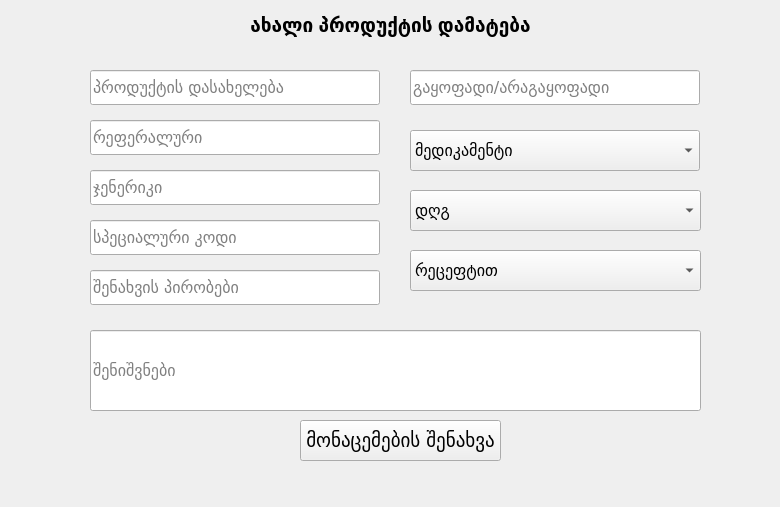
<?xml version="1.0" encoding="UTF-8"?>
<ui version="4.0">
 <class>Mater</class>
 <widget class="QWidget" name="Mater">
  <property name="geometry">
   <rect>
    <x>0</x>
    <y>0</y>
    <width>780</width>
    <height>507</height>
   </rect>
  </property>
  <property name="windowTitle">
   <string>Form</string>
  </property>
  <widget class="QPushButton" name="save_button">
   <property name="geometry">
    <rect>
     <x>300</x>
     <y>420</y>
     <width>201</width>
     <height>41</height>
    </rect>
   </property>
   <property name="font">
    <font>
     <family>BPG Glaho</family>
     <pointsize>14</pointsize>
    </font>
   </property>
   <property name="text">
    <string>მონაცემების შენახვა</string>
   </property>
  </widget>
  <widget class="QLabel" name="label">
   <property name="geometry">
    <rect>
     <x>230</x>
     <y>10</y>
     <width>321</width>
     <height>31</height>
    </rect>
   </property>
   <property name="font">
    <font>
     <pointsize>14</pointsize>
     <weight>75</weight>
     <bold>true</bold>
    </font>
   </property>
   <property name="text">
    <string>ახალი პროდუქტის დამატება</string>
   </property>
   <property name="alignment">
    <set>Qt::AlignCenter</set>
   </property>
  </widget>
  <widget class="QLineEdit" name="name">
   <property name="geometry">
    <rect>
     <x>90</x>
     <y>70</y>
     <width>290</width>
     <height>35</height>
    </rect>
   </property>
   <property name="font">
    <font>
     <family>BPG Glaho</family>
     <pointsize>12</pointsize>
    </font>
   </property>
   <property name="placeholderText">
    <string>პროდუქტის დასახელება</string>
   </property>
  </widget>
  <widget class="QLineEdit" name="referral">
   <property name="geometry">
    <rect>
     <x>90</x>
     <y>120</y>
     <width>290</width>
     <height>35</height>
    </rect>
   </property>
   <property name="font">
    <font>
     <family>BPG Glaho</family>
     <pointsize>12</pointsize>
    </font>
   </property>
   <property name="placeholderText">
    <string>რეფერალური</string>
   </property>
  </widget>
  <widget class="QLineEdit" name="generic">
   <property name="geometry">
    <rect>
     <x>90</x>
     <y>170</y>
     <width>290</width>
     <height>35</height>
    </rect>
   </property>
   <property name="font">
    <font>
     <family>BPG Glaho</family>
     <pointsize>12</pointsize>
    </font>
   </property>
   <property name="placeholderText">
    <string>ჯენერიკი</string>
   </property>
  </widget>
  <widget class="QLineEdit" name="spec_code">
   <property name="geometry">
    <rect>
     <x>90</x>
     <y>220</y>
     <width>290</width>
     <height>35</height>
    </rect>
   </property>
   <property name="font">
    <font>
     <family>BPG Glaho</family>
     <pointsize>12</pointsize>
    </font>
   </property>
   <property name="placeholderText">
    <string>სპეციალური კოდი</string>
   </property>
  </widget>
  <widget class="QLineEdit" name="storecon">
   <property name="geometry">
    <rect>
     <x>90</x>
     <y>270</y>
     <width>290</width>
     <height>35</height>
    </rect>
   </property>
   <property name="font">
    <font>
     <family>BPG Glaho</family>
     <pointsize>12</pointsize>
    </font>
   </property>
   <property name="placeholderText">
    <string>შენახვის პირობები</string>
   </property>
  </widget>
  <widget class="QComboBox" name="category">
   <property name="geometry">
    <rect>
     <x>410</x>
     <y>130</y>
     <width>290</width>
     <height>41</height>
    </rect>
   </property>
   <property name="font">
    <font>
     <family>BPG Glaho</family>
     <pointsize>12</pointsize>
    </font>
   </property>
   <item>
    <property name="text">
     <string>მედიკამენტი</string>
    </property>
   </item>
   <item>
    <property name="text">
     <string>არამედიკამენტი</string>
    </property>
   </item>
  </widget>
  <widget class="QLineEdit" name="division">
   <property name="geometry">
    <rect>
     <x>410</x>
     <y>70</y>
     <width>290</width>
     <height>35</height>
    </rect>
   </property>
   <property name="font">
    <font>
     <family>BPG Glaho</family>
     <pointsize>12</pointsize>
    </font>
   </property>
   <property name="placeholderText">
    <string>გაყოფადი/არაგაყოფადი</string>
   </property>
  </widget>
  <widget class="QComboBox" name="cc">
   <property name="geometry">
    <rect>
     <x>410</x>
     <y>190</y>
     <width>291</width>
     <height>41</height>
    </rect>
   </property>
   <property name="font">
    <font>
     <pointsize>12</pointsize>
    </font>
   </property>
   <item>
    <property name="text">
     <string>დღგ</string>
    </property>
   </item>
   <item>
    <property name="text">
     <string>არა დღგ</string>
    </property>
   </item>
  </widget>
  <widget class="QComboBox" name="rec">
   <property name="geometry">
    <rect>
     <x>410</x>
     <y>250</y>
     <width>291</width>
     <height>41</height>
    </rect>
   </property>
   <property name="font">
    <font>
     <pointsize>12</pointsize>
    </font>
   </property>
   <item>
    <property name="text">
     <string>რეცეფტით</string>
    </property>
   </item>
   <item>
    <property name="text">
     <string>ურეცეფტო</string>
    </property>
   </item>
  </widget>
  <widget class="QLineEdit" name="note">
   <property name="geometry">
    <rect>
     <x>90</x>
     <y>330</y>
     <width>611</width>
     <height>81</height>
    </rect>
   </property>
   <property name="font">
    <font>
     <pointsize>12</pointsize>
    </font>
   </property>
   <property name="placeholderText">
    <string>შენიშვნები</string>
   </property>
  </widget>
 </widget>
 <tabstops>
  <tabstop>name</tabstop>
  <tabstop>referral</tabstop>
  <tabstop>generic</tabstop>
  <tabstop>spec_code</tabstop>
  <tabstop>storecon</tabstop>
  <tabstop>division</tabstop>
  <tabstop>category</tabstop>
  <tabstop>save_button</tabstop>
 </tabstops>
 <resources/>
 <connections/>
</ui>
